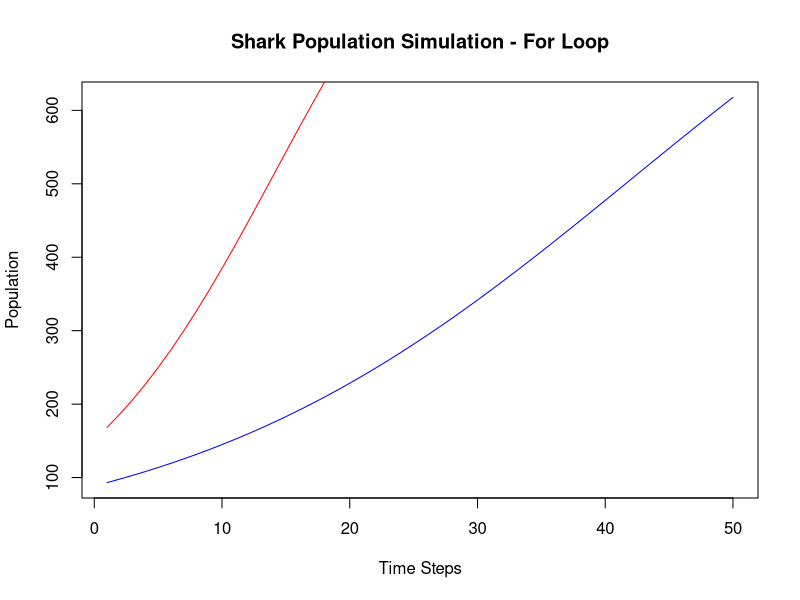
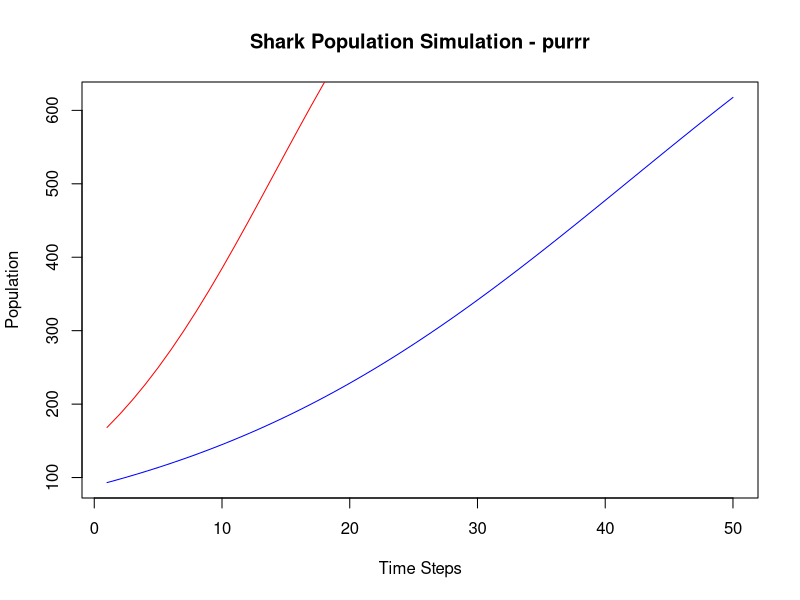

Generate these figures, in order, with R:
## ---- chunk 1
knitr::opts_chunk$set(echo = TRUE)
# Simulate shark population growth over time using logistic growth model with a parameter
#'
#' This function simulates the growth of a shark population over a specified
#' number of time steps using a logistic growth model. It includes a parameter
#' representing a potential threat or environmental factor affecting the shark
#' population dynamics.
#'
#' @param initial_population The initial population of sharks.
#' @param growth_rate The growth rate of the shark population.
#' @param carrying_capacity The carrying capacity of the environment for sharks.
#' @param time_steps The number of time steps to simulate.
#' @param threat_factor A parameter representing a potential threat or environmental factor.
#'
#' @return A numeric vector representing the shark population at each time step.
#'
#' @examples
#' \dontrun{
#' shark_population <- simulate_shark_population(50, 0.1, 1000, 50, threat_factor = 0.8)
#' plot(shark_population, type = 'l', xlab = 'Time Steps', ylab = 'Population', main = 'Shark Population Growth')
#' }
#'
simulate_shark_population <- function(initial_population, growth_rate, carrying_capacity, time_steps, threat_factor = 1) {
  # Error checking
  if (!is.numeric(initial_population) || !is.numeric(growth_rate) ||
      !is.numeric(carrying_capacity) || !is.numeric(time_steps) ||
      !is.numeric(threat_factor) ||
      any(c(initial_population, growth_rate, carrying_capacity, time_steps, threat_factor) <= 0)) {
    stop("Invalid input. All parameters must be positive numbers.")
  }

  # Initialize a vector to store the shark population at each time step
  shark_population <- numeric(time_steps)

  # Simulate population growth using logistic growth model with a threat factor
  shark_population[1] <- initial_population
  for (t in 2:time_steps) {
    growth <- growth_rate * shark_population[t - 1] * (1 - shark_population[t - 1] / carrying_capacity) * threat_factor
    shark_population[t] <- shark_population[t - 1] + growth
  }

  # Return the simulated shark population vector
  return(shark_population)
}

# Example usage
# Uncomment the lines below to run the example
# shark_population <- simulate_shark_population(50, 0.1, 1000, 50, threat_factor = 0.8)
# plot(shark_population, type = 'l', xlab = 'Time Steps', ylab = 'Population', main = 'Shark Population Growth')

## ---- chunk 2
# Shark Population Simulation

#Generate data for inputs
set.seed(123)
initial_populations <- runif(5, min = 50, max = 200)
growth_rates <- runif(5, min = 0.05, max = 0.2)
## ---- chunk 3
# Initialize an empty list to store results
for_loop_results <- list()

# Run the simulation for each set of inputs using a for loop
for (i in seq_along(initial_populations)) {
  result <- simulate_shark_population(
    initial_population = initial_populations[i],
    growth_rate = growth_rates[i],
    carrying_capacity = 1000,
    time_steps = 50,
    threat_factor = 1
  )
  
  for_loop_results[[i]] <- result
}
## ---- chunk 4
# Run simulation using purr package
# Load the purrr package
library(purrr)

# Use purrr::pmap to run the simulation for each set of inputs
purrr_results <- pmap(
  list(initial_population = initial_populations,
       growth_rate = growth_rates,
       carrying_capacity = rep(1000, length(initial_populations)),
       time_steps = rep(50, length(initial_populations)),
       threat_factor = rep(1, length(initial_populations))),
  simulate_shark_population
)
## ---- chunk 5
# Graph RESULTS 
# Plot the results from the for loop
plot(1:50, for_loop_results[[1]], type = 'l', col = 'blue', xlab = 'Time Steps', ylab = 'Population', main = 'Shark Population Simulation - For Loop')
lines(1:50, for_loop_results[[2]], col = 'red')

# Plot the results from purrr
plot(1:50, purrr_results[[1]], type = 'l', col = 'blue', xlab = 'Time Steps', ylab = 'Population', main = 'Shark Population Simulation - purrr')
lines(1:50, purrr_results[[2]], col = 'red')
